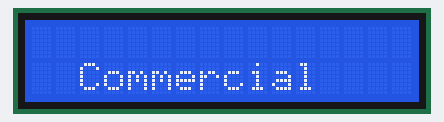
Simulated run of this sketch. Board: Arduino Uno, built with avr-gcc and run on an emulated ATmega328P. On the bench: 16×2 character LCD. Random numbers use the default seed unless the sketch sets one; what the sketch prints to the serial monitor is not drawn.

Above: at 0.1 s.
At 1.1 s:
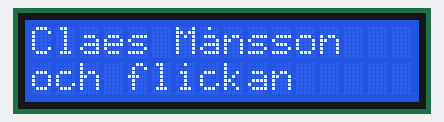
At 20.0 s:
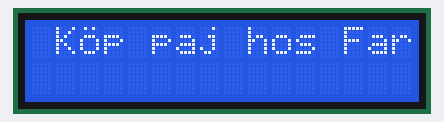
At 41.0 s:
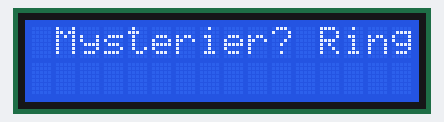
At 83.0 s:
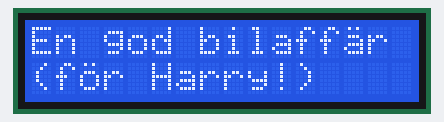
At 103.9 s:
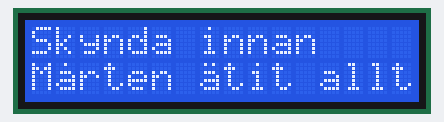

The sketch:

main.ino
```cpp
#define NUMBER_OF_CUSTOMERS 6

#include <stdlib.h>
#include <Arduino.h>
#include <string.h>
#include <TimeLib.h>
#include "customer.h"
#include "display.h"
#include "timer.h"
#include <avr/pgmspace.h>
#include <LiquidCrystal.h>
#include "lcd.h"

#define lcdD7pin 7
#define lcdD6pin 6
#define lcdD5pin 5
#define lcdD4pin 4
#define lcdENpin 3
#define lcdRSpin 2

LiquidCrystal lcd(lcdRSpin, lcdENpin, lcdD4pin, lcdD5pin, lcdD6pin, lcdD7pin);

bool newCustomer = 1;
bool blinkState = 1;
enum TEXT_ATTRIBUTES activeAttr;
enum TEXT_ATTRIBUTES doEvent;
char text[50];

time_t t;

customerStruct customers[NUMBER_OF_CUSTOMERS];

void setup()
{
  setTime(17, 20, 30, 11, 1, 2020);
  randomSeed(analogRead(A0));
  Serial.begin(9600);

  lcd.begin(16, 2);
  addChars();
  setupTimer();


  lcd.setCursor(2, 0);
 // lcd.print("MVA"); // Marcus Vincent Andreas Commercial
  lcd.setCursor(2, 1);
  lcd.print("Commercial");
  delay(1000);

  populateCustomerStruct(customers, NUMBER_OF_CUSTOMERS);

}
int lastCustomerIndex ;
void loop()
{
  int customerIndex;
  if (newCustomer) {
    do {
      customerIndex = chooseCustomer(customers, NUMBER_OF_CUSTOMERS);
    } while (lastCustomerIndex == customerIndex);
    lastCustomerIndex = customerIndex;
    displayCustomer(customers, customerIndex);
    newCustomer = 0;
  }

  switch (doEvent) {
    case SCROLL_ATTR: {
        lcd.scrollDisplayRight();
        doEvent = NO_ATTR;
        break;
      }
    case STATIC_ATTR: {
        doEvent = NO_ATTR;
        break;
      }
    case BLINK_ATTR: {
        if (blinkState) {
          Serial.println(text);
          lcdPrint(text);
          blinkState = 0;
        } else {
          lcd.clear();
        }
        doEvent = NO_ATTR;
        break;
      }
    case FLARE_ATTR: {
        doEvent = NO_ATTR;

        break;
    }  case NO_ATTR: {
        doEvent = NO_ATTR;
        break;
      }
  }
}
```

customer.cpp
```cpp
#include <stdlib.h>
#include <Arduino.h>
#include <stdarg.h>
#include "customer.h"
#include "display.h"
#include <avr/pgmspace.h>
#include <LiquidCrystal.h>
#include "lcd.h"


customerStruct addCustomer(SWITCH_METHOD switchMethod, short numberOfMessages, unsigned int customerCost, messageStruct messages[]) {

  customerStruct customer;

  customer.customerCost = customerCost;
  customer.numberOfMessages = numberOfMessages;
  customer.switchMethod = switchMethod;

  for (int i = 0; i < numberOfMessages; i++) {
    strcpy(customer.messages[i].text, messages[i].text);
    customer.messages[i].textAttributes = messages[i].textAttributes;
  }
  return customer;
}


void populateCustomerStruct(customerStruct customers[], int numberOfCustomers) {


  messageStruct message[3];

  strcpy_P(message[0].text, (PGM_P)pgm_read_word(&(textData[0])));
  message[0].textAttributes = SCROLL_ATTR;
  strcpy_P(message[1].text, (PGM_P)pgm_read_word(&(textData[1])));
  message[1].textAttributes = STATIC_ATTR;
  strcpy_P(message[2].text, (PGM_P)pgm_read_word(&(textData[2])));
  message[2].textAttributes = BLINK_ATTR;
  customers[0] = addCustomer(SWITCH_RANDOM, 3, 5000, message);


  strcpy_P(message[0].text, (PGM_P)pgm_read_word(&(textData[3])));
  message[0].textAttributes = SCROLL_ATTR;
  strcpy_P(message[1].text, (PGM_P)pgm_read_word(&(textData[4])));
  message[1].textAttributes = STATIC_ATTR;
  customers[1] = addCustomer(SWITCH_RANDOM, 2, 3000, message);

  strcpy_P(message[0].text, (PGM_P)pgm_read_word(&(textData[5])));
  message[0].textAttributes = SCROLL_ATTR;
  strcpy_P(message[1].text, (PGM_P)pgm_read_word(&(textData[6])));
  message[1].textAttributes = STATIC_ATTR;
  customers[2] = addCustomer(SWITCH_ODD_EVEN_MINUTES, 2, 1500, message);

  strcpy_P(message[0].text, (PGM_P)pgm_read_word(&(textData[7])));
  message[0].textAttributes = SCROLL_ATTR;
  strcpy_P(message[1].text, (PGM_P)pgm_read_word(&(textData[8])));
  message[1].textAttributes = STATIC_ATTR;
  customers[3] = addCustomer(SWITCH_DAY_NIGHT, 2, 4000, message);

  strcpy_P(message[0].text, (PGM_P)pgm_read_word(&(textData[9])));
  message[0].textAttributes = STATIC_ATTR;
  customers[4] = addCustomer(SWITCH_BITMAP, 1, 1000, message);

  strcpy_P(message[0].text, (PGM_P)pgm_read_word(&(textData[10])));
  message[0].textAttributes = FLARE_ATTR;
  strcpy_P(message[1].text, (PGM_P)pgm_read_word(&(textData[11])));
  message[1].textAttributes = FLARE_ATTR;
  customers[5] = addCustomer(SWITCH_RANDOM, 2, 6000, message);

  return;
}

int chooseCustomer(customerStruct customers[], int numberOfCustomers) {
  long int totalSum = 0;
  for (int i = 0; i < numberOfCustomers; i++) {
    totalSum += customers[i].customerCost;
  }
  long int randomNumber = random(0, totalSum);
  totalSum = 0;
  for (int i = 0; i < numberOfCustomers; i++) {
    totalSum += customers[i].customerCost;
    if (randomNumber <= totalSum) {
      return i;
    }
  }
  return 0;

}
```

customer.h
```cpp
#ifndef customerheader
#define customerheader

#define MESSAGE_LENGTH 40
#define MAX_NUMBER_OF_MESSAGES 3

  const char line0[] PROGMEM = "Köp bil\nhos Harry";
  const char line1[] PROGMEM = "En god bilaffär\n(för Harry!)";
  const char line2[] PROGMEM = "Hederlige harrys bilar";
  const char line3[] PROGMEM = "Köp paj hos Farmor Anka";
  const char line4[] PROGMEM = "Skynda innan\nMårten ätit allt";
  const char line5[] PROGMEM = "Låt Petter\nBygga åt dig";
  const char line6[] PROGMEM = "Bygga svart?\nRing Petter";
  const char line7[] PROGMEM = "Mysterier? Ring Långben";
  const char line8[] PROGMEM = "Långben fixar\nbiffen";
  const char line9[] PROGMEM = "IOT-Reklambyrå";
  const char line10[] PROGMEM = "T-Röd - för dig\nsom tänkt klart";
  const char line11[] PROGMEM = "Claes Månsson\noch flickan";

  const char * const textData[] PROGMEM =
  {
    line0,
    line1,
    line2,
    line3,
    line4,
    line5,
    line6,
    line7,
    line8,
    line9,
    line10,
    line11
  };


enum SWITCH_METHOD {
  SWITCH_RANDOM,
  SWITCH_ODD_EVEN_MINUTES,

  SWITCH_DAY_NIGHT,
  SWITCH_BITMAP
};

enum TEXT_ATTRIBUTES {
  SCROLL_ATTR,
  STATIC_ATTR,
  BLINK_ATTR,
  FLARE_ATTR,
  NO_ATTR

};

struct messageStruct {
  char text[MESSAGE_LENGTH];
  enum TEXT_ATTRIBUTES textAttributes;
};
struct customerStruct {
  enum SWITCH_METHOD switchMethod;
  unsigned long int customerCost;
  short numberOfMessages = MAX_NUMBER_OF_MESSAGES;
  messageStruct messages[MAX_NUMBER_OF_MESSAGES];

};

void populateCustomerStruct(customerStruct customers[], int numberOfCustomers );
customerStruct addCustomer(SWITCH_METHOD switchMethod, short numberOfMessages, unsigned int customerCost, messageStruct messages[]);
int chooseCustomer(customerStruct customers[], int numberOfCustomers);

#endif
```

display.cpp
```cpp
#include <Arduino.h>
#include <TimeLib.h>
#include "customer.h"
#include "display.h"
#include "timer.h"
#include <LiquidCrystal.h>
#include "lcd.h"

extern LiquidCrystal lcd;
extern enum TEXT_ATTRIBUTES activeAttr;
extern enum TEXT_ATTRIBUTES doEvent;
extern char text[50];
extern time_t t;
extern bool blinkState;

void eventCheck() {
  switch (doEvent) {
    case SCROLL_ATTR: {
        lcd.scrollDisplayRight();
        doEvent = NO_ATTR;
        break;
      }
    case STATIC_ATTR: {
        doEvent = NO_ATTR;
        break;
      }
    case BLINK_ATTR: {
        if (blinkState) {
          lcd.clear();
          lcdPrint(text);
        } else {
          lcd.clear();
        }
        doEvent = NO_ATTR;
        break;
      }
    case FLARE_ATTR: {

      // Do Flare event, set global variables etc
      // Switch even to Scroll or other.
      activeAttr = SCROLL_ATTR;
      doEvent = SCROLL_ATTR;

    //    doEvent = NO_ATTR;
        break;

    }  case NO_ATTR: {
        break;
      }
  }
}


void showText(messageStruct message) {
  strcpy(text, message.text);
  lcd.clear();
  activeAttr = message.textAttributes;
  doEvent = message.textAttributes;
  lcdPrint(text);
}


void displayCustomer(customerStruct customers[], int customerIndex) {
  Serial.print("\nCustomer id: ");
  Serial.print(customerIndex);

  switch (customers[customerIndex].switchMethod) {

    case SWITCH_RANDOM: {

        int rnd = random(0, (customers[customerIndex].numberOfMessages));


        showText(customers[customerIndex].messages[rnd]);
        Serial.print(customers[customerIndex].messages[rnd].text);
        break;
      }

    case SWITCH_ODD_EVEN_MINUTES: {

        if (minute(t) % 2 == 0) {
          showText(customers[customerIndex].messages[0]);
          Serial.print(customers[customerIndex].messages[0].text);
        } else {
          showText(customers[customerIndex].messages[1]);
          Serial.print(customers[customerIndex].messages[1].text);
        }
        break;
      }
    case SWITCH_DAY_NIGHT: {

        if (hour(t) >= 17 | hour(t) < 6) {
          showText(customers[customerIndex].messages[0]);
          Serial.println(customers[customerIndex].messages[0].text);
        }
        else if (hour(t) > 17 | hour(t) >= 6) {

          showText(customers[customerIndex].messages[1]);
          Serial.println(customers[customerIndex].messages[1].text);
        }
        break;
      }
    case SWITCH_BITMAP: {
        showText(customers[customerIndex].messages[0]);
        Serial.println(customers[customerIndex].messages[0].text);
        break;
      }
  }
  return;
}
```

display.h
```cpp
#ifndef displayheader
#define displayheader

void showText(messageStruct *message);
void displayCustomer(customerStruct *customer, int customerIndex);

#endif
```

timer.cpp
```cpp
#include <stdlib.h>
#include <Arduino.h>
#include "customer.h"
#include "display.h"
#include "timer.h"
#include "lcd.h"
#include <Time.h>
#include <avr/pgmspace.h>
#include <LiquidCrystal.h>

int timer0_lastMillis;
int timer1_counter;
int counter;
extern time_t t;

void setupTimer() {

  noInterrupts();

  TIMSK0 |= (1 << OCIE0A);

  TCCR1A = 0;
  TCCR1B = 0;
  TCNT1  = 0;
  OCR1A = 62499;
  // TCNT1 = timer1_counter;   // preload timer
  TCCR1B |= (1 << CS12);    // 256 prescaler
  TIMSK1 |= (1 << TOIE1);   // enable timer overflow interrupt

  interrupts();
}

ISR(TIMER0_COMPA_vect) {  // Timer0 Compare
  switch (activeAttr) {
    case SCROLL_ATTR: {
        int currentMillis = millis();
        if (currentMillis - timer0_lastMillis >= 300) {
          timer0_lastMillis = currentMillis;
          doEvent = SCROLL_ATTR;
        }
        break;
      }
    case STATIC_ATTR: {
        doEvent = STATIC_ATTR;
        break;
      }
    case BLINK_ATTR: {
        int currentMillis = millis();
        if (currentMillis - timer0_lastMillis >= 500) {
          timer0_lastMillis = currentMillis;
          doEvent = BLINK_ATTR;
        }
        break;

      case FLARE_ATTR: {
          doEvent = FLARE_ATTR;
          break;
        }
      }
  }

}
ISR(TIMER1_OVF_vect) {  // Timer1 Interrupt
  // TCNT1 = timer1_counter;
  counter++;;
  if (counter >= 20) {
    newCustomer = 1;
    counter = 0;
  }
}
```

timer.h
```cpp
#ifndef timerheader
#define timerheader

extern bool newCustomer;
extern enum TEXT_ATTRIBUTES activeAttr;
extern enum TEXT_ATTRIBUTES doEvent;

void setupTimer();
ISR(TIMER0_COMPA_vect);
ISR(TIMER1_OVF_vect);


#endif
```

lcd.cpp
```cpp
#include <Arduino.h>
#include "customer.h"
#include "display.h"
#include "lcd.h"
#include <avr/pgmspace.h>
#include <LiquidCrystal.h>

extern LiquidCrystal lcd;

void addChars() {

  byte character[8][8] = {
    { B00100,
      B00000,
      B01110,
      B00001,
      B01111,
      B10001,
      B01111,
      B00000
    },

    { B00100,
      B00000,
      B01110,
      B10001,
      B10001,
      B11111,
      B10001,
      B10001
    },

    { B01010,
      B00000,
      B01110,
      B00001,
      B01111,
      B10001,
      B01111,
      B00000
    },

    { B01010,
      B00000,
      B01110,
      B10001,
      B10001,
      B11111,
      B10001,
      B10001
    },

    { B01010,
      B00000,
      B01110,
      B10001,
      B10001,
      B10001,
      B01110,
      B00000
    },

    { B01010,
      B00000,
      B01110,
      B10001,
      B10001,
      B10001,
      B10001,
      B01110
    }
  };

  for (int i = 0; i < 6; i++) {
    lcd.createChar(byte(i), character[i]);
  }
}

void lcdPrint(const char message[]) {
  for (int i = 0; i < 40; i++) {

    switch (message[i]) {
      case char('å'): {
          lcd.write(byte(0));
          break;
        }
      case char('Å'): {
          lcd.write(byte(1));
          break;
        }
      case char('ä'): {
          lcd.write(byte(2));
          break;
        }
      case char('Ä'): {
          lcd.write(byte(3));
          break;
        }
      case char('ö'): {
          lcd.write(byte(4));
          break;
        }
      case char('Ö'): {
          lcd.write(byte(5));
          break;
        }
      case '\0': {
          return;
          break;
        }
      case '\xc3': {
          break;
        }
      case '\n': {
          lcd.setCursor(0, 1);
          break;
        }
      default: {
          lcd.write(char(message[i]));
          break;
        }
    }
  }
}
```

lcd.h
```cpp
#ifndef lcdheader
#define lcdheader

void addChars();
void lcdPrint(const char message[]);

#endif
```

Measured:
- what the display in image 1 shows lasts 18.9 s, from 1.1 s to 20.0 s
- what the display in image 2 shows lasts 21.0 s, from 20.0 s to 41.0 s
